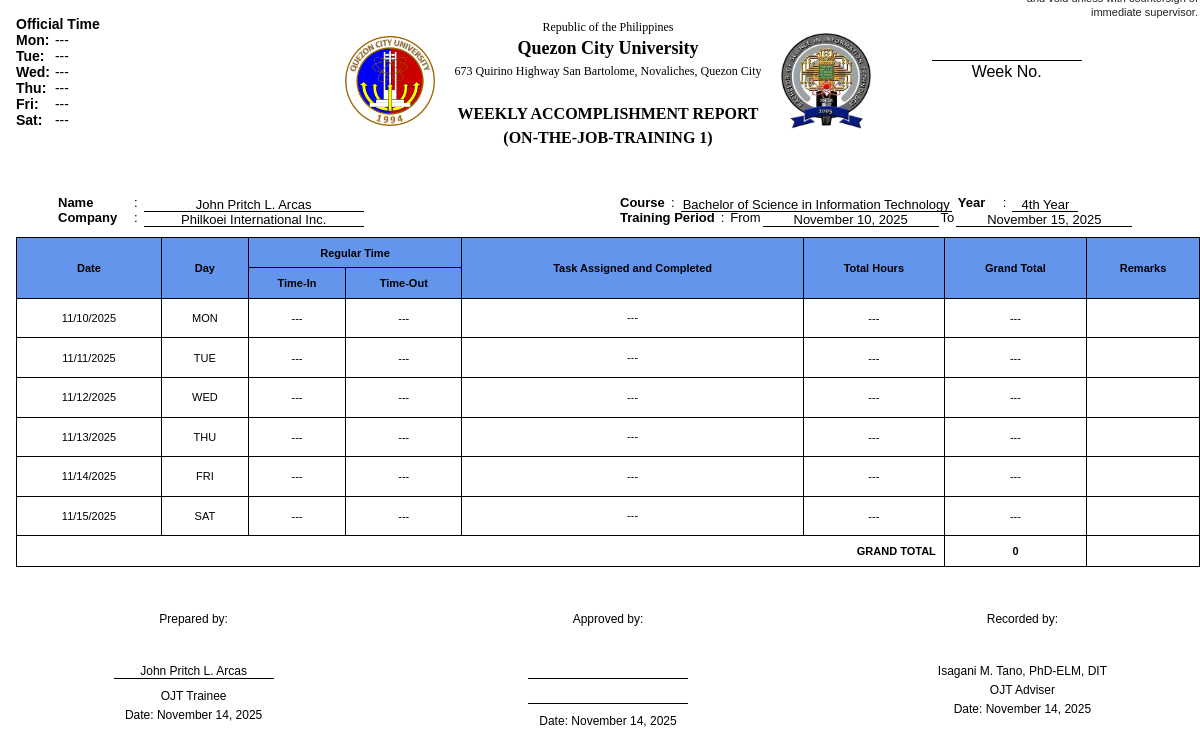
The page /php/viewform.php (signed in) on the database its author committed.
### tables this page shows
CREATE TABLE `student_info` (
  `student_id` int(11) NOT NULL,
  `users_user_id` int(11) NOT NULL,
  `student_fn` varchar(100) DEFAULT NULL,
  `student_mi` varchar(255) DEFAULT NULL,
  `student_ln` varchar(100) DEFAULT NULL,
  `student_course` varchar(50) DEFAULT '',
  `student_year` varchar(10) DEFAULT '',
  `company_name` varchar(100) DEFAULT '',
  `profile_picture` longblob DEFAULT NULL,
  `profile_picture_type` varchar(50) DEFAULT '',
  `created_at` timestamp NOT NULL DEFAULT current_timestamp(),
  `updated_at` timestamp NOT NULL DEFAULT current_timestamp() ON UPDATE current_timestamp()
);

### php/viewform.php (the view, shortened to what this page needs)
<?php
require_once "db.php";
$user_id = $_SESSION["user_id"];
$selectedWeek = isset($_GET["week"]) ? intval($_GET["week"]) : 0;
$selectedYear = isset($_GET["year"]) ? intval($_GET["year"]) : date('Y');
$approvedName = isset($_GET["approved_name"]) ? trim($_GET["approved_name"]) : '';
$approvedTitle = isset($_GET["approved_title"]) ? trim($_GET["approved_title"]) : '';
if ($selectedWeek === 0) {
    $selectedWeek = intval(date('W'));
    $selectedYear = intval(date('Y'));
}
$dateTime = new DateTime();
$dateTime->setISODate($selectedYear, $selectedWeek);
$monday = clone $dateTime;
$saturday = clone $dateTime;
$saturday->modify('+5 days');
$weekDates = [
    'MON' => $monday->format('Y-m-d'),
    'TUE' => (clone $monday)->modify('+1 day')->format('Y-m-d'),
    'WED' => (clone $monday)->modify('+2 days')->format('Y-m-d'),
    'THU' => (clone $monday)->modify('+3 days')->format('Y-m-d'),
    'FRI' => (clone $monday)->modify('+4 days')->format('Y-m-d'),
    'SAT' => (clone $monday)->modify('+5 days')->format('Y-m-d'),
];
$days = ['MON', 'TUE', 'WED', 'THU', 'FRI', 'SAT'];
$trainingFrom = $monday->format('F d, Y');
$trainingTo = $saturday->format('F d, Y');
$sql = "SELECT student_fn, student_mi, student_ln, company_name, student_course, student_year
    FROM student_info WHERE users_user_id = ?";
$stmt = $conn->prepare($sql);
$stmt->bind_param("i", $user_id);
$stmt->execute();
$result = $stmt->get_result();
$student = $result->fetch_assoc();
$name = "";
if (!empty($student)) {
    $name = $student['student_fn'];
    if (!empty($student['student_mi'])) {
        $name .= " " . strtoupper(substr($student['student_mi'], 0, 1)) . ".";
    }
    $name .= " " . $student['student_ln'];
}
$officialTimes = [
    'MON' => '',
    'TUE' => '',
    'WED' => '',
    'THU' => '',
    'FRI' => '',
    'SAT' => ''
];
$sumGrandTotal = 0;
$entriesByDay = array_fill_keys($days, null);
function safe($v) { return htmlspecialchars((string)$v ?? '', ENT_QUOTES, 'UTF-8'); }
function formatTime($time) {
    if ($time === null || empty($time) || $time === '00:00:00' || $time === 'null') {
        return '---';
    }
    return date('g:iA', strtotime($time));
}
?>
<?php
$isAjax = isset($_SERVER['HTTP_X_REQUESTED_WITH']) && strtolower($_SERVER['HTTP_X_REQUESTED_WITH']) === 'xmlhttprequest';
if (!$isAjax): ?>
<!DOCTYPE html>
<html>
<head>
    <link rel="stylesheet" href="css/viewform.css?v=<?php echo time(); ?>">
</head>
<body>
<?php endif; ?>
<?php $isPrint = isset($_GET['print']) && $_GET['print'] == '1'; ?>
<div class="viewform-container">
    <div class="header-container" style="display: flex; justify-content: center; align-items: center; gap: 20px; position: relative;">
  <div class="official-time" style="position: absolute; left: 0; top: 0; font-size: 14px; text-align: left;">
    <p><b>Official Time</b></p>
    <div style="display: flex; gap: 20px;">
        <div>
            <?php
            foreach ($officialTimes as $day => $time):
                $displayDay = ucfirst(strtolower($day));
                $raw = trim($time);
                if ($raw === '') {
                    $sep = '---';
                    $sepClass = 'ot-sep placeholder';
                }
            ?>
                <p>
                    <span class="ot-day"><?= $displayDay ?>:</span>
                    <span class="ot-time">
                        <span class="<?= $sepClass ?>"><?= $sep ?></span>
                    </span>
                </p>
            <?php endforeach; ?>
        </div>
    </div>
  </div>
  <div class="header-logo">
    <img src="img/qcu.png" alt="QCU Logo" style="width: 90px; height: auto;">
  </div>
  <div class="header-text" style="text-align: center;">
    <h3>Republic of the Philippines</h3>
    <h1>Quezon City University</h1>
    <h3>673 Quirino Highway San Bartolome, Novaliches, Quezon City</h3><br>
    <h2>WEEKLY ACCOMPLISHMENT REPORT</h2>
    <h2>(ON-THE-JOB-TRAINING 1)</h2>
  </div>
  <div class="header-logo">
    <img src="img/it.png" alt="IT Logo" style="width: 90px; height: auto;">
  </div>
</div>
<br>
<div class="header-section" style="position: relative;">
  <div id="week-number">
  <div style="min-width: 150px;">
    <div style="border-top: 1px solid black; padding-top: 2px;">
      Week No.
    </div>
  </div>
</div>
<div class="header-info-grid">
  <div class="info-left">
    <div class="info-row">
        <label>Name</label>
        <span class="sep"> : </span>
        <span class="underline"><?= safe($name) ?></span>
    </div>
    <div class="info-row">
        <label>Company</label>
        <span class="sep"> : </span>
        <span class="underline small company-underline"><?= safe($student['company_name'] ?? '') ?></span>
    </div>
  </div>
  <div class="info-right">
    <div class="info-row">
        <label>Course</label>
        <span class="sep"> : </span>
        <span class="underline small"><?= safe($student['student_course'] ?? '') ?></span>
        <label class="inline-year">Year</label>
        <span class="sep"> : </span>
        <span class="underline tiny"><?= safe($student['student_year'] ?? '') ?></span>
    </div>
    <div class="info-row">
        <label>Training Period</label>
        <span class="sep"> : </span>
        From <span class="underline small"><?= safe($trainingFrom) ?></span>
        To <span class="underline small"><?= safe($trainingTo) ?></span>
    </div>
  </div>
</div>
  <div class="warning-text">
  </div>
<table>
  <tr>
    <th rowspan="2">Date</th>
    <th rowspan="2">Day</th>
    <th colspan="2" class="regular-time">Regular Time</th>
    <th rowspan="2">Task Assigned and Completed</th>
    <th rowspan="2">Total Hours</th>
    <th rowspan="2">Grand Total</th>
    <th rowspan="2">Remarks</th>
  </tr>
  <tr>
    <th class="time-in">Time-In</th>
    <th class="time-out">Time-Out</th>
  </tr>
    <?php foreach ($days as $day) {
        $dateStr = $weekDates[$day] ?? '';
        $entry = $entriesByDay[$day] ?? null;
        $timeIn = $entry['time_in'] ?? null;
        $timeOut = $entry['time_out'] ?? null;
        $taskCompleted = $entry['task_completed'] ?? null;
        $totalHours = $entry['total_hours'] ?? null;
        $grandTotal = $entry['grand_total'] ?? null;
    ?>
    <tr>
        <td><?= empty($dateStr) ? '' : safe(date('m/d/Y', strtotime($dateStr))) ?></td>
        <td><?= $day ?></td>
        <td><?= formatTime($timeIn) ?></td>
        <td><?= formatTime($timeOut) ?></td>
        <td class="task-cell">
            <?= empty($taskCompleted) ? '---' : nl2br(safe($taskCompleted)) ?>
        </td>
    <td><?= $totalHours !== null ? safe(intval($totalHours)) : '---' ?></td>
    <td><?= $grandTotal !== null ? safe(intval($grandTotal)) : '---' ?></td>
        <td></td>
    </tr>
    <?php } ?>
  <tr>
    <td colspan="6" style="text-align: right; font-weight: bold;">GRAND TOTAL</td>
    <td><?= safe(intval($sumGrandTotal)) ?></td>
    <td></td>
  </tr>
</table>
<div class="signature-container"<?php if ($isPrint) echo ' style="margin-top:18px;margin-bottom:0;"'; ?>>
    <div class="signature-block">
        <p class="bold">Prepared by:</p>
        <br><br>
        <?php if (isset($isPrint) && $isPrint): ?>
        <p class="bold" style="margin: 0; border-bottom: none;"><?= htmlspecialchars($name) ?></p>
        <?php else: ?>
        <p class="line-field bold"><?= htmlspecialchars($name) ?></p>
        <?php endif; ?>
        <p>OJT Trainee</p>
    <p>Date: <?php if (isset($isPrint) && $isPrint): ?><span><?= htmlspecialchars(date('F d, Y', strtotime($weekDates['FRI']))) ?></span><?php else: ?><span contenteditable="true"><?= htmlspecialchars(date('F d, Y', strtotime($weekDates['FRI']))) ?></span><?php endif; ?></p>
    </div>
    <div class="signature-block">
        <p class="bold">Approved by:</p>
        <br><br>
        <?php if (isset($isPrint) && $isPrint): ?>
        <p class="bold" style="margin: 0; border-bottom: none;">
        <?php else: ?>
        <p contenteditable="true" class="line-field bold" data-placeholder="Type name here...">
        <?php endif; ?><?= $approvedName !== '' ? htmlspecialchars($approvedName) : '' ?></p>
        <?php if (isset($isPrint) && $isPrint): ?>
        <p class="" style="margin: 0; border-bottom: none;">
        <?php else: ?>
        <br>
        <p contenteditable="true" class="line-field" data-placeholder="Type title here...">
        <?php endif; ?><?= $approvedTitle !== '' ? htmlspecialchars($approvedTitle) : '' ?></p>
    <p>Date: <?php if (isset($isPrint) && $isPrint): ?><span><?= htmlspecialchars(date('F d, Y', strtotime($weekDates['FRI']))) ?></span><?php else: ?><span contenteditable="true"><?= htmlspecialchars(date('F d, Y', strtotime($weekDates['FRI']))) ?></span><?php endif; ?></p>
    </div>
    <div class="signature-block">
        <p class="bold">Recorded by:</p>
        <br><br>
        <p class="bold">Isagani M. Tano, PhD-ELM, DIT</p>
        <p>OJT Adviser</p>
    <p>Date: <?php if (isset($isPrint) && $isPrint): ?><span><?= htmlspecialchars(date('F d, Y', strtotime($weekDates['FRI']))) ?></span><?php else: ?><span contenteditable="true"><?= htmlspecialchars(date('F d, Y', strtotime($weekDates['FRI']))) ?></span><?php endif; ?></p>
    </div>
</div>
<?php if (!$isAjax): ?>
</body>
</html>
<?php endif; ?>

### php/viewform.php (style rules this page uses)
#week-number { position: absolute; right: 15%; top: -130px; text-align: center; min-width: 150px; z-index: 20; }
@media (max-width: 1200px) { #week-number { right: 10%; top: -120px; } }

### rows shown on the page
student_info: safe($name) "John Pritch L. Arcas", company_name "Philkoei International Inc.", student_course "Bachelor of Science in Information Technology", student_year "4th Year", name "John Pritch L. Arcas"

### other values the page prints
$displayDay "Mon"
$sep "---"
$displayDay "Tue"
$displayDay "Wed"
$displayDay "Thu"
$displayDay "Fri"
$displayDay "Sat"
safe(date('m/d/Y', strtotime($dateStr))) "11/10/2025"
$day "MON"
formatTime($timeIn) "---"
formatTime($timeOut) "---"
safe(date('m/d/Y', strtotime($dateStr))) "11/11/2025"
$day "TUE"
safe(date('m/d/Y', strtotime($dateStr))) "11/12/2025"
$day "WED"
